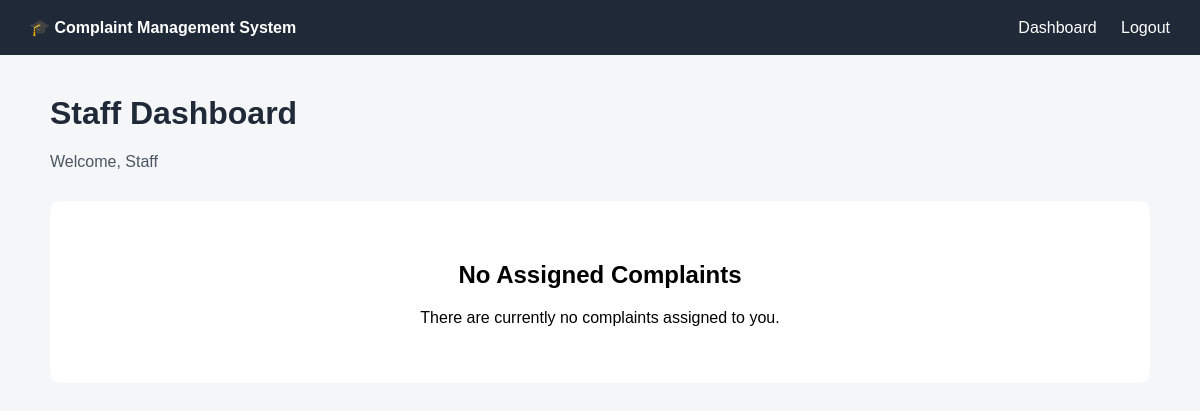
The app's page /staff (signed in), older data.
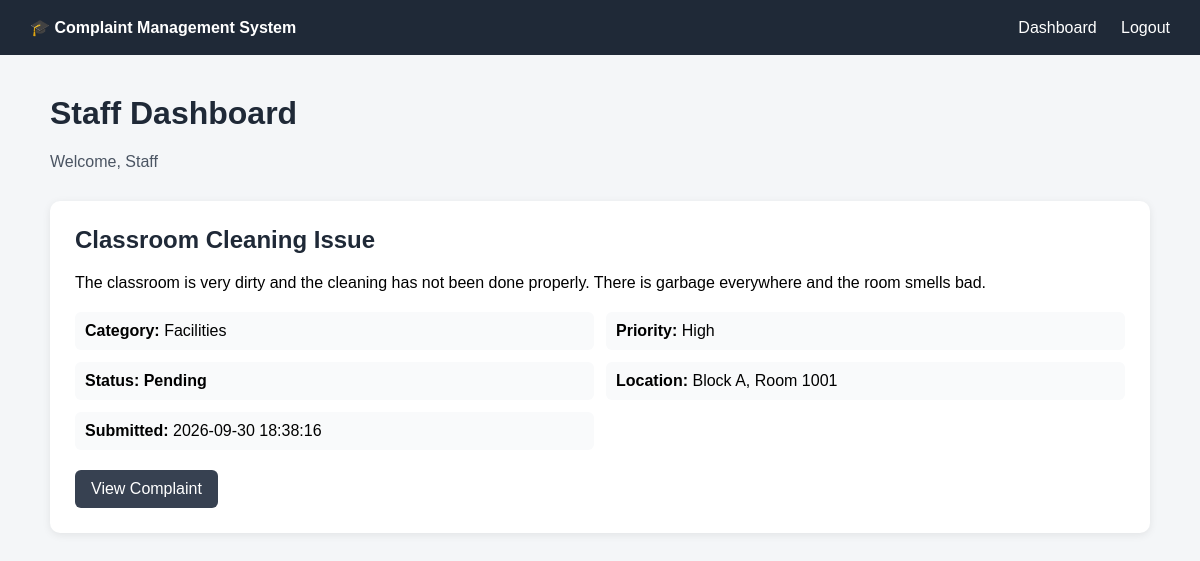
The same page, newer data.
### tables this page shows
CREATE TABLE complaints (
            id             INTEGER PRIMARY KEY AUTOINCREMENT,
            student_id     INTEGER NOT NULL,
            title          TEXT NOT NULL,
            description    TEXT NOT NULL,
            category       TEXT,
            location       TEXT,
            priority       TEXT DEFAULT 'Medium',
            sentiment      TEXT,
            status         TEXT DEFAULT 'Pending',
            assigned_staff INTEGER,
            created_at     TEXT NOT NULL,
            resolved_at    TEXT,
            FOREIGN KEY(student_id)     REFERENCES users(id),
            FOREIGN KEY(assigned_staff) REFERENCES users(id)
        );

### flask_app.py (the view)
@app.route("/staff")
def staff_dashboard():
    if "user_id" not in session:
        return redirect(url_for("login"))
    if session.get("role") != "Staff":
        return redirect(url_for("login"))
    complaints = get_complaints(
        assigned_staff=session["user_id"]
    )
    return render_template(
        "staff_dashboard.html",
        complaints=complaints
    )

### utils/database.py (called while the page is built)
def get_connection():
    DB_PATH.parent.mkdir(
        parents=True, exist_ok=True)  # make sure the folder exists
    conn = sqlite3.connect(DB_PATH)
    conn.row_factory = sqlite3.Row
    conn.execute("PRAGMA foreign_keys = ON")
    return conn

def get_complaints(student_id=None, assigned_staff=None, status=None):
    query = "SELECT * FROM complaints"
    conditions = []
    values = []
    if student_id is not None:
        conditions.append("student_id = ?")
        values.append(student_id)
    if assigned_staff is not None:
        conditions.append("assigned_staff = ?")
        values.append(assigned_staff)
    if status is not None:
        conditions.append("status = ?")
        values.append(status)
    if conditions:
        query += " WHERE " + " AND ".join(conditions)
    query += " ORDER BY created_at DESC, id DESC"
    conn = get_connection()
    rows = conn.execute(query, values).fetchall()
    conn.close()
    return [dict(row) for row in rows]

### templates/staff_dashboard.html (shortened to what this page needs)
<!DOCTYPE html>
<html>
<head>
</head>
<body>
    <div class="navbar">
        <strong>🎓 Complaint Management System</strong>
        <div>
            <a href="/staff">Dashboard</a>
            <a href="/logout">Logout</a>
        </div>
    </div>
    <div class="container">
        <h1>Staff Dashboard</h1>
        <p class="welcome">
            Welcome, Staff
        </p>
        {% if complaints %}
            {% for complaint in complaints %}
                <div class="complaint-card">
                    <h2>{{ complaint["title"] }}</h2>
                    <p>
                        {{ complaint["description"] }}
                    </p>
                    <div class="details">
                        <div class="detail">
                            <span class="label">Category:</span>
                            {{ complaint["category"] or "Not specified" }}
                        </div>
                        <div class="detail">
                            <span class="label">Priority:</span>
                            {{ complaint["priority"] or "Medium" }}
                        </div>
                        <div class="detail">
                            <span class="label">Status:</span>
                            <span class="status">
                                {{ complaint["status"] }}
                            </span>
                        </div>
                        <div class="detail">
                            <span class="label">Location:</span>
                            {{ complaint["location"] or "Not specified" }}
                        </div>
                        <div class="detail">
                            <span class="label">Submitted:</span>
                            {{ complaint["created_at"] }}
                        </div>
                    </div>
                    <a
                        href="/staff/complaint/{{ complaint['id'] }}"
                        class="view-button">
                        View Complaint
                    </a>
                </div>
            {% endfor %}
        {% else %}
            <div class="empty">
                <h2>No Assigned Complaints</h2>
                <p>
                    There are currently no complaints assigned to you.
                </p>
            </div>
        {% endif %}
    </div>
</body>
</html>

Row changes from the older to the newer data that the page shows:
added complaints: title "Classroom Cleaning Issue", description "The classroom is very dirty and the cleaning has not been done properly. There is garbage everywhere and the room smells bad.", category "Facilities", priority "High", status "Pending", location "Block A, Room 1001", created_at "2026-09-30 18:38:16"
Text that changed along with them:
text no longer shown: "No Assigned Complaints There are currently no complaints assigned to you."
